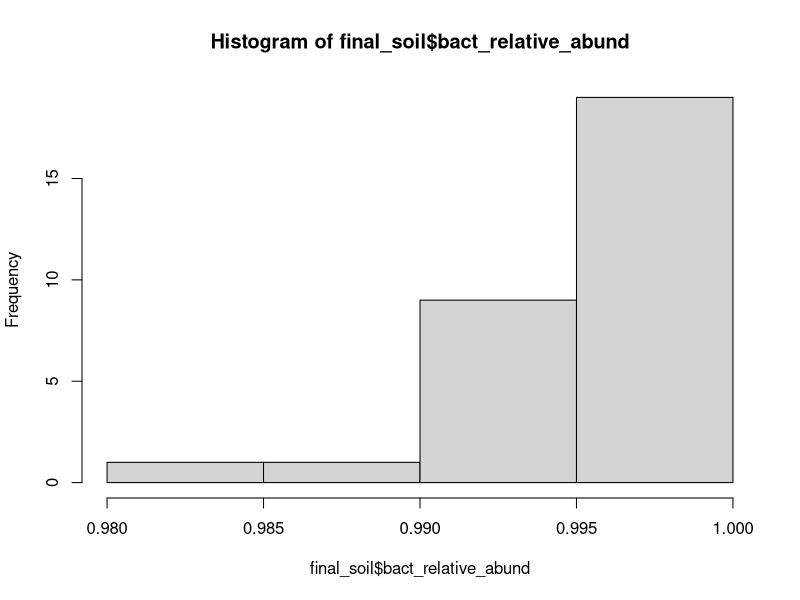
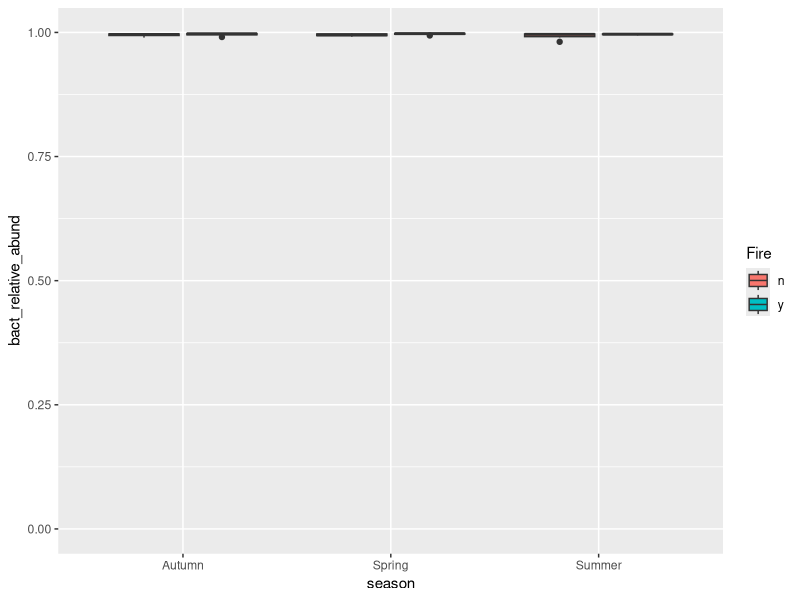
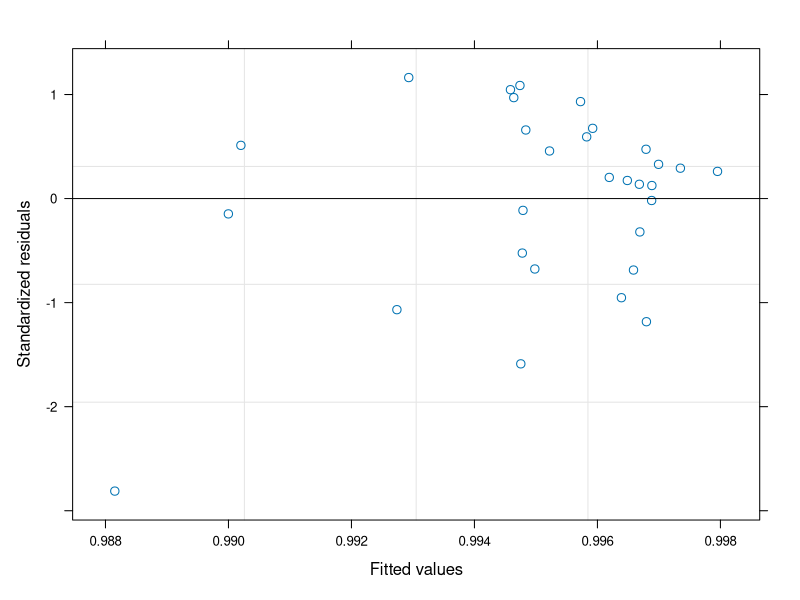
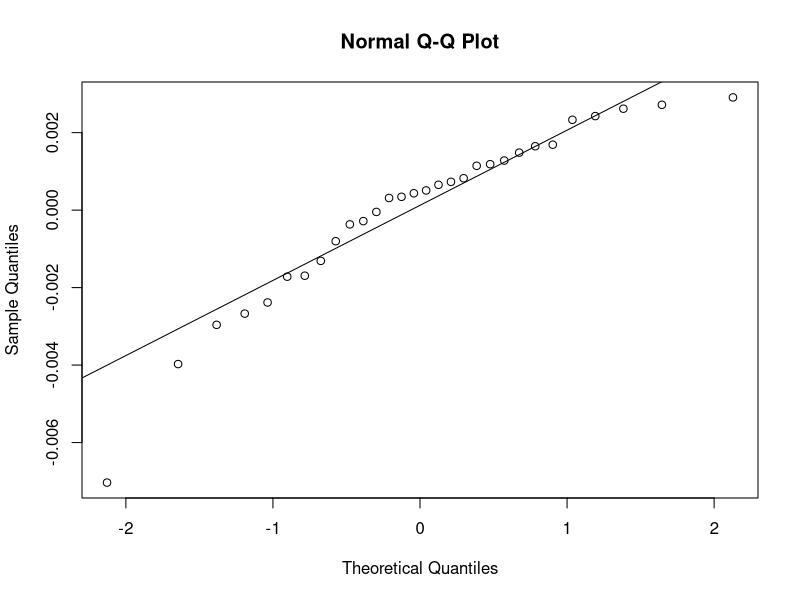
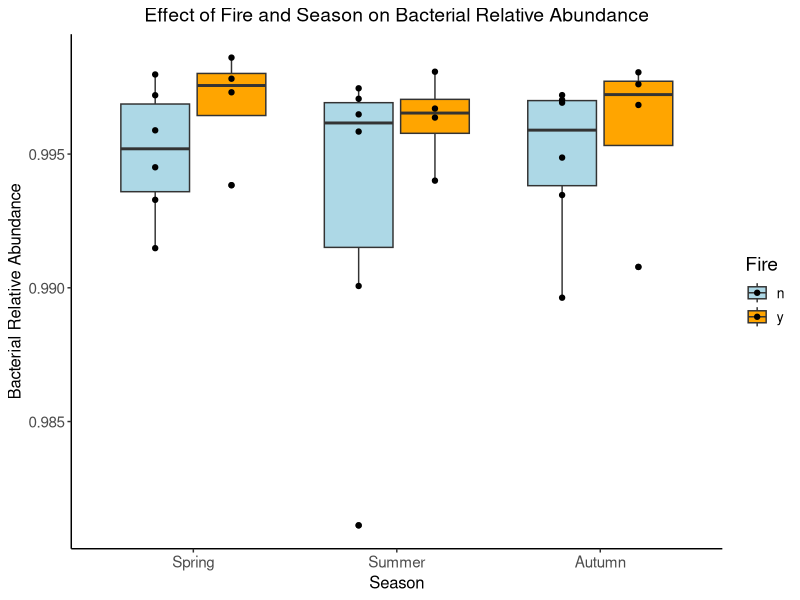

Reproduce these figures in R, in order.
## ---- chunk 1
knitr::opts_chunk$set(echo = TRUE)
library(tidyverse)
library(dplyr)
library(ggplot2)
library(car)
library(nlme)
library(emmeans)
## ---- chunk 2
soil_initial <- read.csv("trimmed_metadata.csv")#load the data
head(soil_initial)
## ---- chunk 3

#Only selected necessary columns that include soil, Site, Date, Type, fungi, bacteria and archaea 
filtered_soil <- select(soil_initial, Site, Date, Fire, fungi, bacteria, archaea, season)


#check for balance
table(filtered_soil$Site) #every site has three rows
table(filtered_soil$Fire)#yes to added fire has 12 values, and no to added fire has 18 values
#unbalanced
table(filtered_soil$season)#three equal amounts of 10

#these are bacterial counts, divided bacteria to the total of bacterial+archaea+fungal to get the relative abundance
final_soil <- mutate(filtered_soil, bact_relative_abund = bacteria/(bacteria+archaea+fungi))

#our random factor is Site, and fixed factors will be Fire and season
#changed "char" data type for season, Site, and fire to "factor"
final_soil$Site <- as.factor(final_soil$Site)
final_soil$season <- as.factor(final_soil$season)
final_soil$Fire <- as.factor(final_soil$Fire)

## ---- chunk 4
#created a histogram 
png(filename = "Histogram_Plot.png")
hist(final_soil$bact_relative_abund)
dev.off()

#create an initial plot to demonstrate the how high the bacterial relative abundance levels are 
initial_plot <- ggplot(final_soil, aes(x=season,y=bact_relative_abund,fill=Fire)) +
  geom_boxplot() +
  scale_y_continuous(limits=c(0,1))

ggsave(filename = "initial_ggplot.png",initial_plot)#save and export the .png file
## ---- chunk 5

#created the linear mixed effect model including the IVs: Season and Fire, and DV:bact_relative_abund using the random variable as Site
soil_model <- lme(bact_relative_abund~season*Fire, random = ~1| Site, data = final_soil, method = "ML")

#exported the initial plot of residuals to Model_Residuals_Plot.png
png(filename = "Model_Residuals_Plot.png")
plot(soil_model)
dev.off()

#saved the qqnorm/qqline plot to Normal_Q-Q_plot.png
png(filename = "Normal_Q-Q_plot.png")
qqnorm(resid(soil_model))#initial inspections a linear line/checked the residuals for normality
qqplot_1 <- qqline(resid(soil_model))
dev.off()

#because the experiment was unbalanced, type III was used with the interaction and would need to change the contrasts before and after running Anova
options(contrasts = c("contr.sum","contr.poly"))
soil_model <- lme(bact_relative_abund~season*Fire, random = ~1| Site, data = final_soil, method = "ML") #remember to refit the model, and to reset contrast after
Anova(soil_model, type=3) #type 3 because there's an interaction
options(contrasts = c("contr.treatment","contr.poly"))
## ---- chunk 6
#re-ran  model in order to get the summary 
soil_model <- lme(bact_relative_abund~season*Fire, random = ~1| Site, data = final_soil, method = "ML")
summary(soil_model)

#check the emmeans to analyze means from the summary 
emmeans(soil_model, specs=c('season','Fire'))
## ---- chunk 7
#changed the order of the values of the season variable for visualization purposes
final_soil$season <- factor(final_soil$season, levels = c("Spring", "Summer", "Autumn"))

#create the final visualization
final_plot <- ggplot(final_soil, aes(x=season,y=bact_relative_abund,fill=Fire)) +
  geom_boxplot() +#use a box-plot for two categorical IVs, and 1 DV
  scale_fill_manual(values = c("y" = "orange", "n" = "lightblue" )) + #customize color:orange for fire(y), light blue for no fire(n)
  labs(title ="Effect of Fire and Season on Bacterial Relative Abundance", x ="Season", y="Bacterial Relative Abundance") +#created the titles 
  geom_point(position = position_dodge(width = .75)) +
  theme_classic() + #created a white background
  theme(plot.title = element_text(hjust = 0.5, size= 14), axis.title.x= element_text(size=12), axis.title.y=element_text(size=12), axis.text.x = element_text(size=11), axis.text.y = element_text(size=11),legend.title = element_text(size=14),legend.text = element_text(size=10))
#adjusted sizes of all text and titles within theme

#save the visualization
ggsave(filename = "Fire_Management_Season_on_Plot.png", final_plot)
